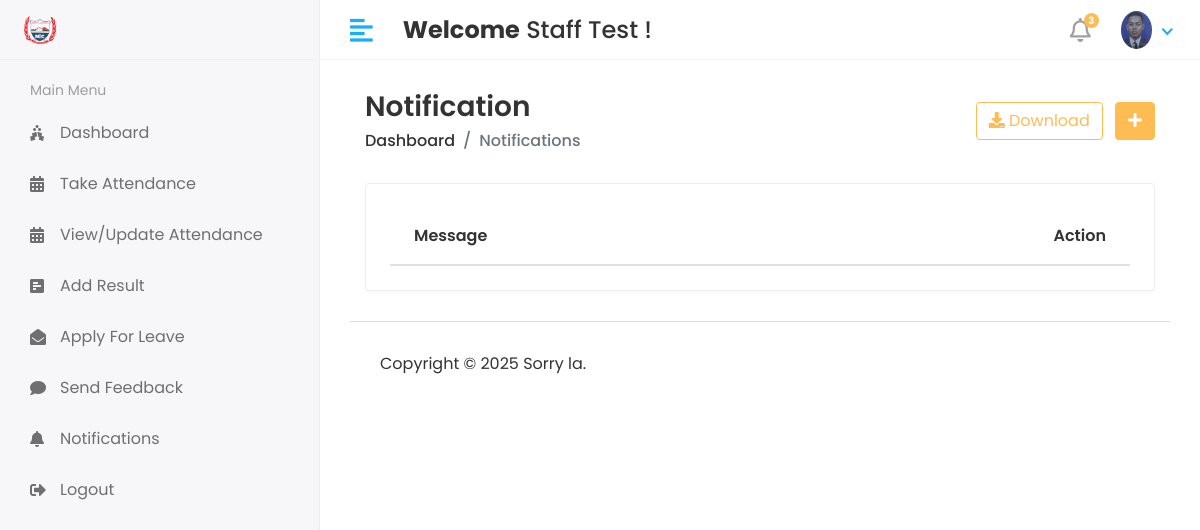
Page /staff/Notifications (signed in) on the earlier database version.
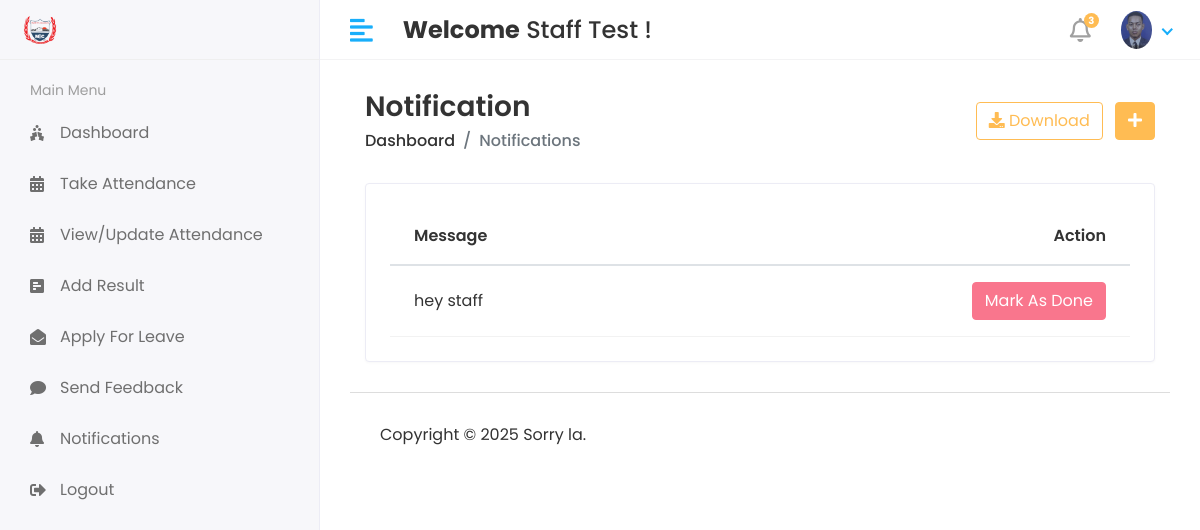
Same page on the later database version.
### smsapp/models.py (models this page shows, shortened)
class Staff_Notification(models.Model):
    staff_id = models.ForeignKey(Staff,on_delete=models.CASCADE)
    message = models.TextField()
    created_at = models.DateTimeField(auto_now_add=True)
    status = models.IntegerField(null=True,default=0)

### studentmanagementsystem/staff_views.py (the view)
# urls.py: path('staff/Notifications', staff_views.NOTIFICATION, name='notifications'),
@login_required(login_url='/')
def NOTIFICATION(request):
    staff = Staff.objects.filter(admin = request.user.id)
    for i in staff:
        staff_id = i.id
        notification = Staff_Notification.objects.filter(staff_id = staff_id)
        context = {
            'notification':notification,
        }
    return render(request,'staff/notification.html',context)

### templates/staff/notification.html (shortened to what this page needs)
{% extends 'base.html' %}
{% block content %}
        <div class="content container-fluid">
               <div class="page-header">
                  <div class="row align-items-center">
                     <div class="col">
                        <h3 class="page-title">Notification</h3>
                        <ul class="breadcrumb">
                           <li class="breadcrumb-item"><a href="index.html">Dashboard</a></li>
                           <li class="breadcrumb-item active">Notifications</li>
                        </ul>
                     </div>
                     <div class="col-auto text-right float-right ml-auto">
                        <a href="#" class="btn btn-outline-primary mr-2"><i class="fas fa-download"></i> Download</a>
                        <a href="add-student.html" class="btn btn-primary"><i class="fas fa-plus"></i></a>
                     </div>
                  </div>
               </div>
               <div class="row">
                  <div class="col-sm-12">
                     <div class="card card-table">
                        <div class="card-body">
                           <div class="table-responsive">
                              <table id="table_id" class="table table-hover table-center mb-0 ">
                                 <thead>
                                    <tr>
                                       <th>Message</th>
                                       <th class="text-right">Action</th>
                                    </tr>
                                 </thead>
                                 <tbody>
                                 {% for i in notification %}
                                    <tr>
                                       <td>{{i.message}}</td>
                                       <td class="text-right">
                                       <div class="actions">
                                         {% if i.status == 0 %}
                                         <a href="{% url 'staff_notification_mark_as_done' status=i.id %}" class="btn btn-danger">Mark As Done</a>
                                         {% else %}
                                        <button class="btn btn-danger" disabled="disabled">Mark As Done</button>
                                         {% endif %}
                                       </div>
                                       </td>
                                    </tr>
                                 {% endfor %}
                                 </tbody>
                              </table>
                           </div>
                        </div>
                     </div>
                  </div>
               </div>
            </div>
{% endblock %}

Differences in the rows shown:
added Staff_Notification: message "hey staff", status "Mark As Done"
